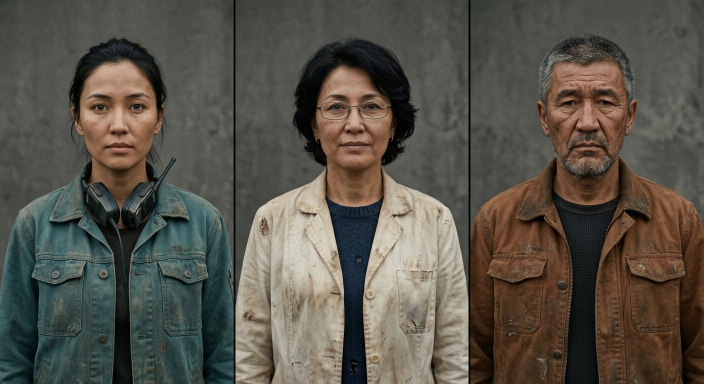
#> input picture BuildData/story/portraits.jpg, 1408 x 768 px (shown at 1/2 size)
$ python -i frame_quality.py   (imports and definitions only)
#> lines starting #> are read from the running program, lines starting #| are printed output that depends on the picture
"""Narrow regression alarms for black/strong-magenta frames, NOT art approval."""
from PIL import Image

def metrics(path):
#> called with path = '../../BuildData/story/portraits.jpg'
 im=Image.open(path).convert('RGB');w,h=im.size
#> in metrics, im is the input picture: PIL image 1408x768 RGB; mean R, G, B 87.5, 82.8, 73.4
#> after `w, h = im.size`: w = 1408; h = 768
 im=im.crop((w//8,h//6,w*7//8,h*5//6)).resize((160,90));pixels=list(im.getdata());total=len(pixels)
#> after `im = im.crop((w // 8, h // 6, w * 7 // 8, h * 5 // 6)).resize((160, 90`:
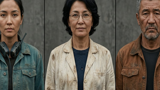
#> im: PIL image 160x90 RGB; mean R, G, B 97.9, 90.1, 79.4
#> after `pixels = list(im.getdata())`: pixels = 14400 items, first 6: (24, 25, 24), (23, 27, 24), (41, 39, 32), (88, 75, 61), (150, 123, 104), (173, 140, 120)
#> after `total = len(pixels)`: total = 14400
 black=sum(max(r,g,b)<12 for r,g,b in pixels)/total
#> black = 0.0219
 magenta=sum(r>180 and b>150 and g<r*.82 and g<b*.92 for r,g,b in pixels)/total
#> magenta = 0
 return {'black_fraction':round(black,4),'strong_magenta_fraction':round(magenta,4),'not_black':black<.98,'no_strong_magenta_regression':magenta<.18}

>>> result = metrics('../../BuildData/story/portraits.jpg')
#> result = {'black_fraction': 0.0219, 'strong_magenta_fraction': 0, 'not_black': True, 'no_strong_magenta_regression': True}
